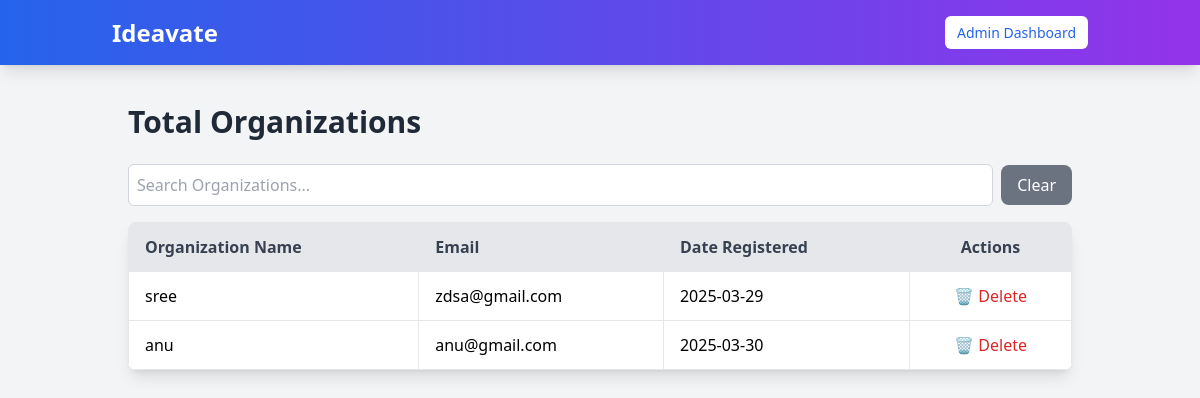
The app's page /admin_dashboard/organizations/ (signed in), older data.
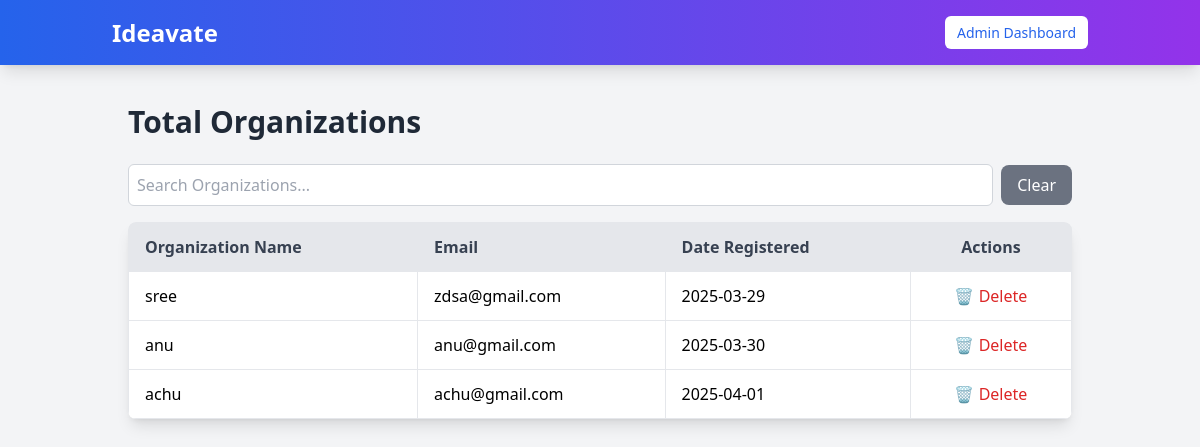
The same page, newer data.
### myapp/models.py (models this page shows)
class User(AbstractUser):
    is_user = models.BooleanField(default=False)
    is_organization = models.BooleanField(default=False)
    groups = models.ManyToManyField(Group, related_name="custom_user_groups", blank=True)
    user_permissions = models.ManyToManyField(Permission, related_name="custom_user_permissions", blank=True)

### myapp/views.py (the view)
# urls.py: path("admin_dashboard/organizations/",views. admin_organizations, name="admin_organizations"),
@user_passes_test(is_admin)
def admin_organizations(request):
    organizations = User.objects.filter(is_organization=True)
    return render(request, "admin_organizations.html", {"organizations": organizations})

### myapp/views.py (called while the page is built)
def is_admin(user):
    return user.is_authenticated and user.is_superuser

### templates/admin_organizations.html (shortened to what this page needs)
{% extends "navbar.html" %}
{% block content %}
<div class="container mx-auto p-6">
    <h1 class="text-3xl font-bold text-gray-800 mb-6">Total Organizations</h1>
    <div class="flex items-center mb-4">
        <input type="text" id="searchInput" placeholder="Search Organizations..." class="w-full p-2 border border-gray-300 rounded-md focus:outline-none focus:ring-2 focus:ring-blue-500">
        <button onclick="clearSearch()" class="ml-2 px-4 py-2 bg-gray-500 text-white rounded-lg hover:bg-gray-600 transition">Clear</button>
    </div>
    <div class="overflow-x-auto bg-white shadow-lg rounded-lg">
        <table class="w-full border border-gray-300">
            <thead>
                <tr class="bg-gray-200 text-gray-700 text-left">
                    <th class="py-3 px-4 border">Organization Name</th>
                    <th class="py-3 px-4 border">Email</th>
                    <th class="py-3 px-4 border">Date Registered</th>
                    <th class="py-3 px-4 border text-center">Actions</th>
                </tr>
            </thead>
            <tbody id="orgTable">
                {% for org in organizations %}
                <tr class="border hover:bg-gray-50 transition">
                    <td class="py-3 px-4 border">{{ org.username }}</td>
                    <td class="py-3 px-4 border">{{ org.email }}</td>
                    <td class="py-3 px-4 border">{{ org.date_joined|date:"Y-m-d" }}</td>
                    <td class="py-3 px-4 border text-center">
                        <form action="{% url 'delete_organization' org.id %}" method="post" onsubmit="return confirm('Are you sure you want to delete this organization?');">
                            <button type="submit" class="text-red-600 hover:text-red-800 transition">
                                🗑 Delete
                            </button>
                        </form>
                    </td>
                </tr>
                {% empty %}
                <tr>
                    <td colspan="4" class="text-center py-6 text-gray-500">No organizations found.</td>
                </tr>
                {% endfor %}
            </tbody>
        </table>
    </div>
</div>
{% endblock %}

Row changes from the older to the newer data that the page shows:
added User: username "achu", email "achu@gmail.com", date_joined "2025-04-01"
